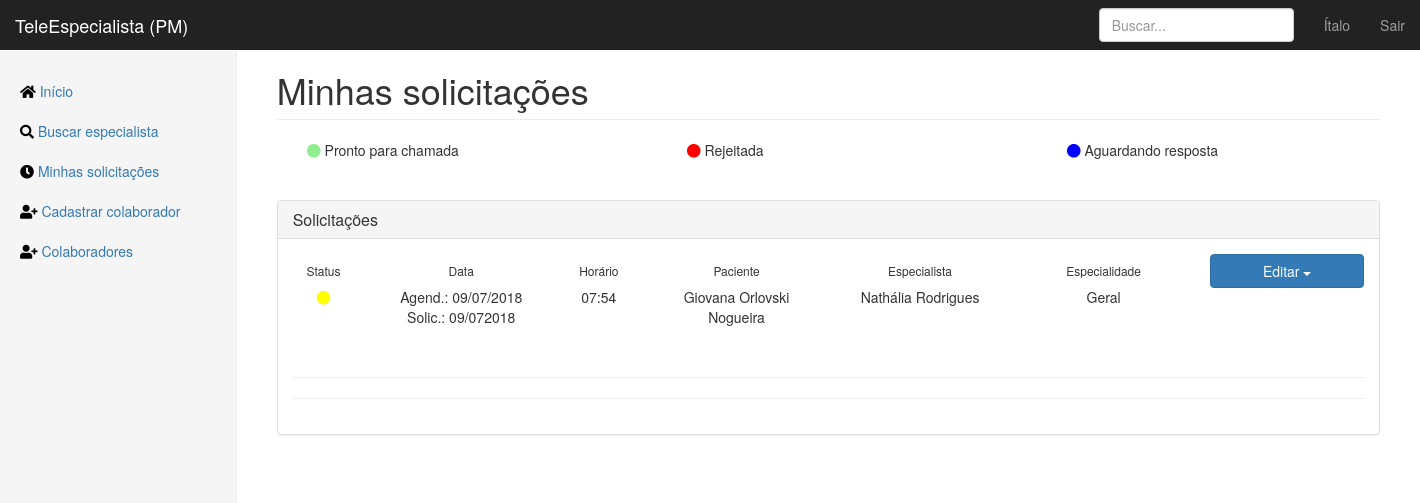
Screenshot of /check_requests (signed in) with the database file from the repository.
### app/models.py (models this page shows, shortened)
class User(db.Model, UserMixin):
    id = db.Column(db.Integer, primary_key=True)
    email = db.Column(db.String(120), unique=True, nullable=False)
    password = db.Column(db.String(64), nullable=False)
    image_file = db.Column(db.String(100))
    crm = db.Column(db.Integer, unique=True, nullable=False)
    fullname = db.Column(db.String(256), nullable=False)
    birthdate = db.Column(db.DateTime)
    birthcity = db.Column(db.String(256))
    birthstate = db.Column(db.String(2))
    rg = db.Column(db.String(12), unique=True, nullable=False)
    cpf = db.Column(db.String(12), unique=True, nullable=False)
    cep = db.Column(db.Integer)
    place = db.Column(db.String(64))
    address = db.Column(db.String(256))
    neighborhood = db.Column(db.String(128))
    city = db.Column(db.String(128))
    state = db.Column(db.String(2))
    phone_1 = db.Column(db.String(16), nullable=False)
    phone_2 = db.Column(db.String(16))
    specialties = db.relationship('Specialty', secondary=joinsSpecialtyUser,
    backref=db.backref('doctors', lazy='dynamic'))
    consultas = db.relationship('Consulta', secondary=joinConsultaUser,
    backref=db.backref('doctors', lazy='dynamic'))
    shifts = db.relationship('Calendar', secondary=joinCalendarUser,
    backref=db.backref('doctor', lazy='dynamic'))

class Consulta(db.Model):
    id = db.Column(db.Integer, primary_key=True)
    data_solicitacao = db.Column(db.DateTime, default=datetime.datetime.now)
    data_agendada = db.Column(db.DateTime, default=datetime.datetime.now)
    nome_paciente = db.Column(db.String(256))
    status = db.Column(db.String(256), default="Aguardando") # Aguardando, Confirmada, Cancelada
    link_consulta = db.Column(db.String(256), default="Empty")
    def get_other_doctor(self, user_eu):
        return self.doctors.filter(User.id!=user_eu.id)[0]

class Specialty(db.Model):
    id = db.Column(db.Integer, primary_key=True)
    specialty = db.Column(db.String(64), unique=True, nullable=False)
    service_days = db.relationship('Calendar', backref='specialty')

### app/routes.py (the view)
@app.route("/check_requests")
@login_required
def check_requests():
    return render_template("check_requests.html", title="Minhas solicitações - TeleEspecialista")

### app/models.py (called while the page is built)
@login_manager.user_loader
def load_user(user_id):
    return User.query.get(int(user_id))

### app/templates/check_requests.html (shortened to what this page needs)
{% extends "layout.html" %}
{% block content %}
<h1 class="page-header">Minhas solicitações</h1>
    <div class="container">
        <div class="col-md-4"><i class="fas fa-circle" style="color:lightgreen;"></i> Pronto para chamada
        </div>
        <div class="col-md-4"><i class="fas fa-circle" style="color:red"></i> Rejeitada
        </div>
        <div class="col-md-4"> <i class="fas fa-circle" style="color:blue;"></i> Aguardando resposta
        </div>
    </div>
    <br><br>
    <div class="panel panel-default">
        <div class="panel-heading">
            <h3 class="panel-title">Solicitações</h3>
        </div>
        <div class="panel-body">
          {% for consulta in current_user.consultas[::-1] %}
          <div class="row">
              <div class="col-md-1 text-center">
                  <h6>Status</h6>
                  {% if consulta.status == "Aguardando" %}
                  <i class="fas fa-circle" style="color:yellow;"></i>
                  {% elif consulta.status == "Confirmada" %}
                  <i class="fas fa-circle" style="color:lightgreen;"></i>
                  {% else %}
                  <i class="fas fa-circle" style="color:red;"></i>
                  {%endif%}
              </div>
              <div class="col-md-2 text-center">
                  <h6>Data</h6>
                  Agend.: {{ consulta.data_agendada.strftime('%d/%m/%Y') }}
                  Solic.: {{ consulta.data_solicitacao.strftime('%d/%m%Y') }}
              </div>
              <div class="col-md-1 text-center">
                  <h6>Horário</h6>
                  <p>{{ consulta.data_agendada.strftime('%H:%M') }}</p>
              </div>
              <div class="col-md-2 text-center">
                  <h6>Paciente</h6>
                  <p>{{ consulta.nome_paciente }}</p>
              </div>
              <div class="col-md-2 text-center">
                  <h6>Especialista</h6>
                  <p>{{consulta.get_other_doctor(current_user).fullname}}</p>
              </div>
              <div class="col-md-2 text-center">
                  <h6>Especialidade</h6>
                  <p>{{consulta.get_other_doctor(current_user).specialties[0].specialty}}</p>
              </div>
              <div class="col-md-2">
                  <div class="btn-group btn-block">
                      <button type="button" class="btn btn-primary dropdown-toggle btn-block" data-toggle="dropdown" aria-haspopup="true" aria-expanded="false">
                          Editar <span class="caret"></span>
                      </button>
                  </div>
              </div>
          </div>
          <br><hr>
          {% endfor %}
        <div>
            <hr>
{% endblock content %}

### app/templates/layout.html (shortened to what this page needs)
<!DOCTYPE html>
<html lang="pt-br">
<head>
    <link rel="stylesheet" href="https://use.fontawesome.com/releases/v5.0.13/css/all.css">
    <link href="{{ url_for('static', filename='css/bootstrap.min.css') }}" rel="stylesheet" type="text/css">
    <link href="{{ url_for('static', filename='css/dashboard.css') }}" rel="stylesheet" type="text/css">
    <link href="{{ url_for('static', filename='css/mainLogged.css') }}" rel="stylesheet" type="text/css">
</head>
<body>
    <nav class="navbar navbar-inverse navbar-fixed-top">
        <div class="container-fluid">
            <div class="navbar-header">
                <a class="navbar-brand" href="{{ url_for('home') }}">TeleEspecialista (PM)</a>
            </div>
            <div id="navbar" class="navbar-collapse collapse">
                <ul class="nav navbar-nav navbar-right">
                    <li><a href="{{ url_for("account") }}">{{current_user.fullname.split()[0]}}</a></li>
                    <li><a href="{{ url_for("logout") }}">Sair</a></li>
                </ul>
                <form class="navbar-form navbar-right">
                    <input type="text" class="form-control" placeholder="Buscar...">
                </form>
            </div>
        </div>
    </nav>
    <div class="container-fluid">
        <div class="row">
            <div class="col-sm-3 col-md-2 sidebar">
                <ul class="nav nav-sidebar">
                    <li><a href="{{ url_for("home") }}"> <i class="fa fa-home" style="color:black"></i>
                        Início<span class="sr-only">(current)</span></a></li>
                    <li><a href="{{ url_for("search_specialist") }}"><i class="fa fa-search" style="color:black"></i>
                        Buscar especialista</a></li>
                    <li><a href="{{ url_for("check_requests") }}"><i class="fa fa-clock" style="color:black"></i>
                        Minhas solicitações</a></li>
                    <li><a href="{{ url_for("register") }}"><i class="fa fa-user-plus" style="color:black"></i>
                        Cadastrar colaborador</a></li>
                    <li><a href="{{ url_for("staff") }}"><i class="fa fa-user-plus" style="color:black"></i>
                        Colaboradores</a></li>
                </ul>
            </div>
            <div class="col-sm-9 col-sm-offset-3 col-md-10 col-md-offset-2 main">
                {% block content %}
                {% endblock content %}
            </div>
        </div>
    </div>
</body>
</html>

### app/static/css/dashboard.css (style rules this page uses)
body { padding-top: 50px; }
.navbar-fixed-top { border: 0; }
.sidebar { display: none; }
@media (min-width: 768px) { .sidebar { position: fixed; top: 51px; bottom: 0; left: 0; z-index: 1000; display: block; padding: 20px; overflow-x: hidden; overflow-y: auto; background-color: #f5f5f5; border-right: 1px solid #eee; } }
.nav-sidebar { margin-right: -21px; margin-bottom: 20px; margin-left: -20px; }
.nav-sidebar > li > a { padding-right: 20px; padding-left: 20px; }
.main { padding: 20px; }
@media (min-width: 768px) { .main { padding-right: 40px; padding-left: 40px; } }
.main .page-header { margin-top: 0; }

### rows the page displays
User: fullname "Ítalo"
Consulta: status "Aguardando" (drawn), data_agendada "09/07/2018", data_solicitacao "09/072018", data_agendada "07:54", nome_paciente "Giovana Orlovski Nogueira", get_other_doctor "Nathália Rodrigues", get_other_doctor "Geral"
